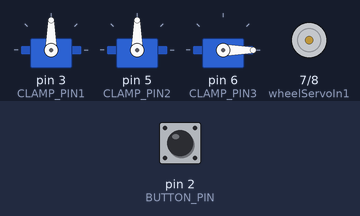
This sketch was run on a simulated Arduino Uno, built with avr-gcc and run on an emulated ATmega328P. Shown: 3 × servo, motor-driver pin pairs drawn as motors (green arrow = first pin HIGH = forward, orange = second pin HIGH = backward, longer = more drive, scaled by the enable pin). Inputs (shaded band) come from the test bench; at power-on: pin 2 (BUTTON_PIN) HIGH. What the sketch prints to the serial monitor is not drawn.

Above: at 0.05 s.
At 2.6 s:
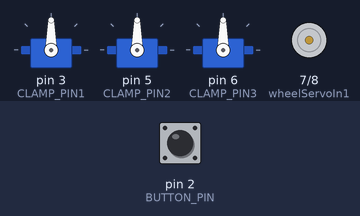
At 5.2 s:
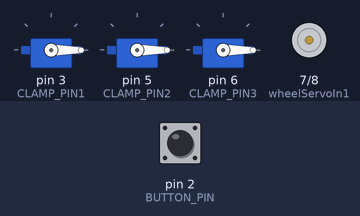
Timing chart, 0 to 6.8 s (numbered marks = the images above):
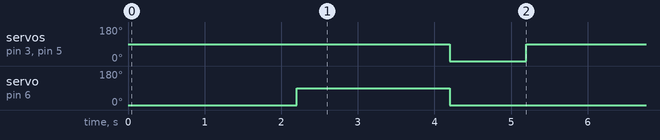

Measured:
- by itself, servo on pin 3 (CLAMP_PIN1), servo on pin 5 (CLAMP_PIN2): alternates 90° for 4.2 s and 0° for 1.0 s
- by itself, servo on pin 6 (CLAMP_PIN3): alternates 90° for 2.0 s and 0° for 3.2 s

The sketch:

control_scheme.ino
```cpp
#include <Servo.h>

#define BUTTON_PIN 2 // Button connected to pin 2 {pins 2 reserved for inputs; eg 3 for voice recog.}

#define CLAMP_PIN1 3
#define CLAMP_PIN2 5
#define CLAMP_PIN3 6

const int wheelServoIn1 = 7;  // Wheel servo on pin 7
const int wheelServoIn2 = 8;  // Wheel servo on pin 8
const int enablePin = 4; //pwm pin

const int trigPin = 14;
const int echoPin = 15;

float duration, distance;
Servo clampServo1;
Servo clampServo2;
Servo flipServo;

void setup() {
  // put your setup code here, to run once:
  Serial.begin(9600);
  pinMode(BUTTON_PIN, INPUT_PULLUP) ; // Internal pull-up resistor #input

  clampServo1.attach(CLAMP_PIN1);
  clampServo1.write(0); //start at off position
  clampServo2.attach(CLAMP_PIN2);
  clampServo2.write(0);
  flipServo.attach(CLAMP_PIN3);
  flipServo.write(0);

  pinMode(enablePin, OUTPUT);
  pinMode(wheelServoIn1, OUTPUT);
  pinMode(wheelServoIn2, OUTPUT);

  pinMode(trigPin, OUTPUT);
  pinMode(echoPin, INPUT);
}

void loop() {
  //----------------------
  // put your main code here, to run repeatedly:

  if (digitalRead(BUTTON_PIN) == HIGH) { // Button is pressed
    Serial.print("Button pressed");

    //lift clamps
    clampServo1.write(90);  // Move servo to 90 degrees
    clampServo2.write(90);
    delay(1000);
    /* //do we have to drop servos down after lift?
    clampServo1.write(0);  // Move servo back 0 degrees(off position)
    clampServo2.write(0); */

    //turn wheel
    digitalWrite(wheelServoIn1, HIGH); // Move forward at moderate speed
    digitalWrite(wheelServoIn2, LOW);
    delay(1200);           // Run for 2 seconds
    analogWrite(enablePin, 210);  // Speed (0-255)
    analogWrite(enablePin, 0); //turn motor off

    //Raise flipper
    flipServo.write(90);
    delay(2000);
    flipServo.write(0);

    //clamp pages down
    clampServo1.write(0);   // Move servo to 0 degrees
    clampServo2.write(0);
    delay(1000);

  }

}
```
